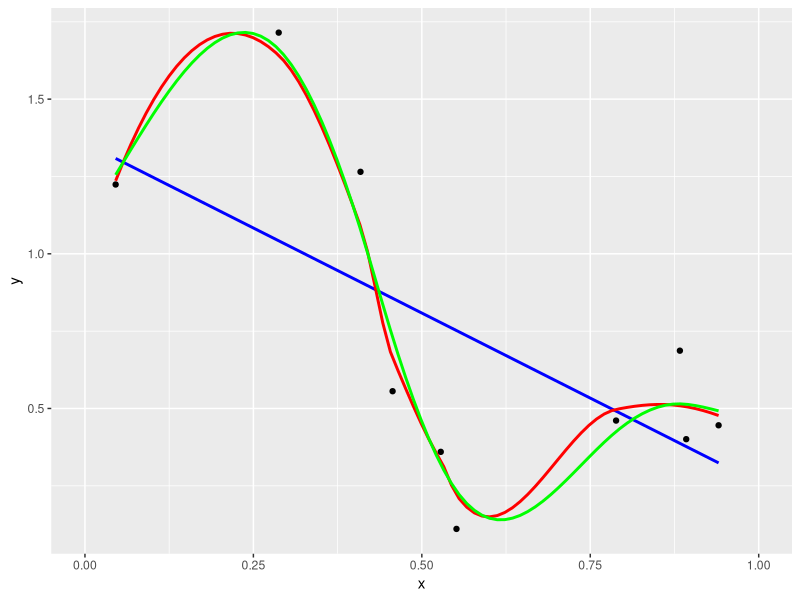

This chart was generated by the following R code:
## ---- chunk 1
library(ggplot2)
set.seed(123)
n <- 10
df <- data.frame(x = runif(n, 0, 1), y = abs(rnorm(n)))
ggplot(df, aes(x = x, y = y)) +
  geom_point() +
  geom_smooth(method = "lm", se = FALSE, color = "blue") +
  geom_smooth(method = "loess", se = FALSE, color = "red") +
  geom_smooth(method = "gam", formula = y ~ s(x, bs = "cs"), se = FALSE, color = "green") +
  xlim(0, 1) 

